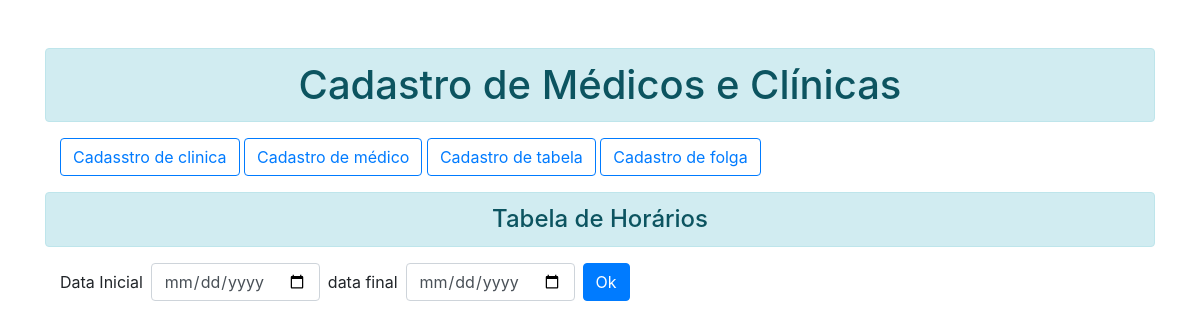
/home, run on an earlier commit of the app's database.
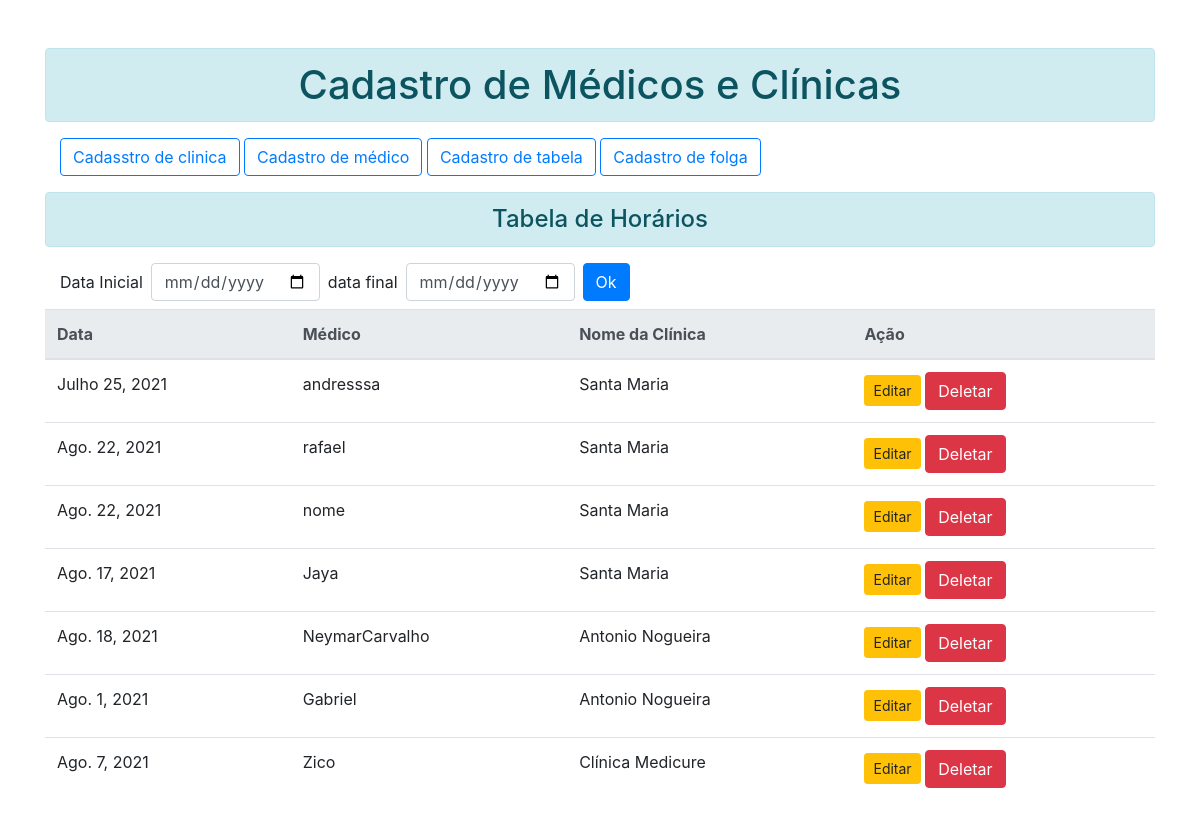
And on a later commit of the database.
### myapp/models.py (models this page shows)
class TabeladeHorario(models.Model):
    nome_do_posto = models.CharField(max_length=55, blank=False, null=False)
    data_de_trabalho = models.DateField()
    nome = models.CharField(max_length=45, blank=False, null=False)
    sobrenome = models.CharField(max_length=30, blank=True, null=True)

### myapp/views.py (the view)
# urls.py: path('home', views.home, name='home'),
def home(request):
    listar = Medico.objects.all()
    horario = TabeladeHorario.objects.filter()#[:5]
    start_date = request.GET.get('data_inicial')
    end_date = request.GET.get('data_final')
    if start_date and end_date:
        print(start_date)
        horario = TabeladeHorario.objects.filter(data_de_trabalho__range=[start_date, end_date])
    return render(request, 'html/home.html', {'listar': listar, 'horario': horario})

### myapp/templates/html/home.html (shortened to what this page needs)
{% extends "base.html" %}
{% block content %}
    <div class="container">
    <div class="form-group">
        <a href="{% url 'cadastro-de-clinica' %}"class="btn btn-outline-primary">Cadasstro de clinica</a>
        <a href="{% url 'cadastro-de-medico' %}"class="btn btn-outline-primary">Cadastro de médico</a>
        <a href="{% url 'cadastro-de-tabela' %}"class="btn btn-outline-primary">Cadastro de tabela</a>
        <a href="{% url 'cadastro-de-folga' %}"class="btn btn-outline-primary">Cadastro de folga</a>
    </div>
    </div>
    <div>
    <h4 class="text-center alert alert-info">Tabela de Horários</h4>
    <div class="col-md-8">
        <form class="form-inline my-2 my-gl-0 pull-right">
            <label>Data Inicial</label>
            <input name="data_inicial" class="form-control ml-sm-2 mr-sm-2" type="date">
            <label>data final</label>
            <input name="data_final" class="form-control ml-sm-2 mr-sm-2" type="date">
            <button class="btn btn-primary my-2 my-sm-0" type="submit">Ok</button>
        </form>
    </div>
    {% if horario %}
    <div>
    <table class="table table-hover">
        <thead class="thead-light">
            <tr>
                <th scope='col'>Data</th>
                <th scope="col">Médico</th>
                <th scope="col">Nome da Clínica</th>
                <th scope="col">Ação</th>
            </tr>
            </thead>
            <tbody>
                {% for item in horario %}
                    <tr>
                    <td>{{item.data_de_trabalho}}</td>
                    <td>{{item.nome}}</td>
                    <td>{{item.nome_do_posto}}</td>
                    <td>
                        <a href="{% url 'editar-tabela' item.id%}"class="btn btn-warning btn-sm">Editar</a>
                        <form action="{% url 'deletar-horario' item.id %}" method="post" class="d-inline">{% csrf_token %}
                            <input type="submit" class="btn btn-danger" value="Deletar">
                        </form>
                    </td>
                    </tr>
                {% endfor %}
            </tbody>
        </table>
      </div>
      {% endif %}
    </div>
    </div>
{% endblock content %}

What changed in the data, as far as the page shows it:
added TabeladeHorario: data_de_trabalho "Julho 25, 2021", nome "andresssa", nome_do_posto "Santa Maria"
added TabeladeHorario: data_de_trabalho "Ago. 22, 2021", nome "rafael", nome_do_posto "Santa Maria"
added TabeladeHorario: data_de_trabalho "Ago. 22, 2021", nome "nome", nome_do_posto "Santa Maria"
added TabeladeHorario: data_de_trabalho "Ago. 17, 2021", nome "Jaya", nome_do_posto "Santa Maria"
added TabeladeHorario: data_de_trabalho "Ago. 18, 2021", nome "NeymarCarvalho", nome_do_posto "Antonio Nogueira"
added TabeladeHorario: data_de_trabalho "Ago. 1, 2021", nome "Gabriel", nome_do_posto "Antonio Nogueira"
added TabeladeHorario: data_de_trabalho "Ago. 7, 2021", nome "Zico", nome_do_posto "Clínica Medicure"
Also different on the page:
text now shown: "Data Médico Nome da Clínica Ação"
